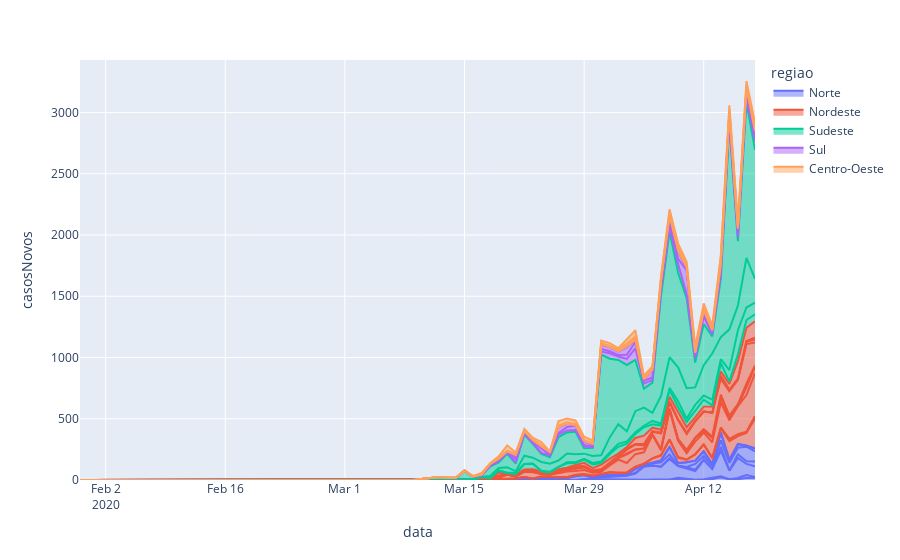

This figure's notebook cell:
### Code cell
import plotly.express as px

fig = px.area(df, x="data", y="casosNovos", color="regiao", line_group="estado")
fig.show()
